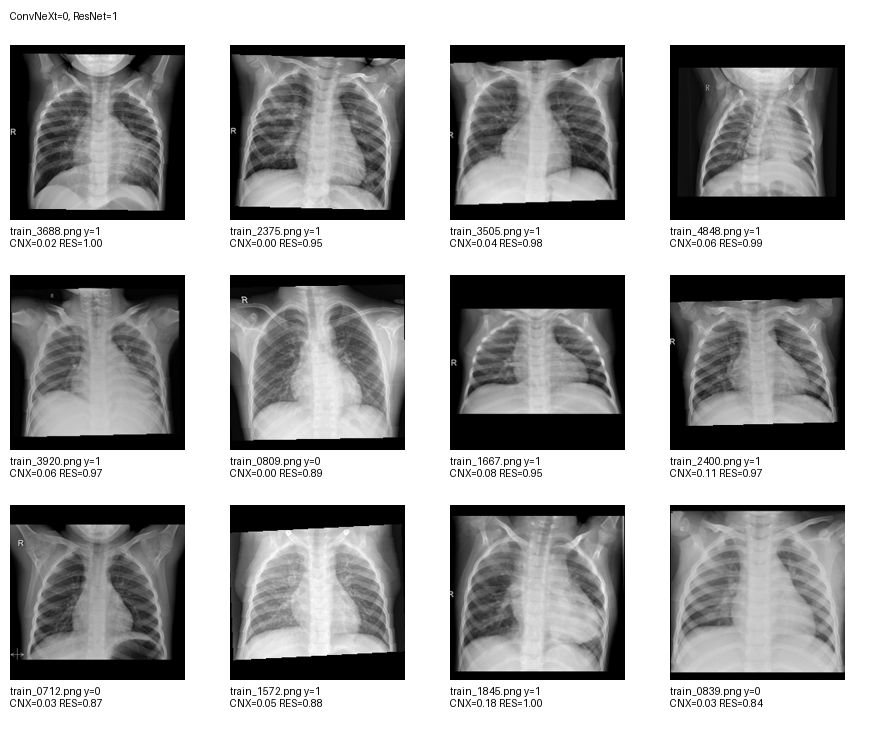
#> input picture reports/exp93_disagreement/cnx0_res1_representatives.png, 880 x 735 px, found by its file name
$ python -i run_exp93_disagreement_explanation.py   (imports and definitions only)
#> lines starting #> are read from the running program, lines starting #| are printed output that depends on the picture
import json
from pathlib import Path

import numpy as np
import pandas as pd
from PIL import Image, ImageDraw
from sklearn.linear_model import LogisticRegression
from sklearn.metrics import accuracy_score, balanced_accuracy_score
from sklearn.model_selection import StratifiedKFold, cross_val_predict
from sklearn.pipeline import make_pipeline
from sklearn.preprocessing import StandardScaler


PRED = Path("oof/preds")
REPORT = Path("reports/exp93_disagreement")
# [1 line not run here, left out]


def image_features(file_name):
    image = Image.open(Path("train") / file_name).convert("L")
    original_w, original_h = image.size
#> original_w = 880; original_h = 735
    arr = np.asarray(image.resize((256, 256)), dtype=np.float32) / 255.0
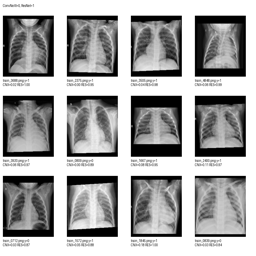
#> arr: shape (256, 256) float32; min 0, max 1, mean 0.647
    h, w = arr.shape
#> h = 256; w = 256
    cy0, cy1, cx0, cx1 = h // 4, 3 * h // 4, w // 4, 3 * w // 4
#> cy0 = 64; cy1 = 192; cx0 = 64; cx1 = 192
    center = arr[cy0:cy1, cx0:cx1]
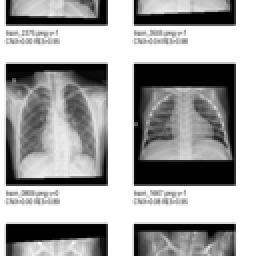
#> center: shape (128, 128) float32 (shown 2 times larger); min 0, max 1, mean 0.645
    border_mask = np.ones_like(arr, dtype=bool)
    border_mask[cy0:cy1, cx0:cx1] = False
    border = arr[border_mask]
    hist, _ = np.histogram(arr, bins=64, range=(0, 1), density=False)
#> hist = 64 values, max 24285 at index 63, min 166 at index 6, mean 1024
    p = hist / max(1, hist.sum())
#> p = 64 values, max 0.371 at index 63, min 0.00253 at index 6, mean 0.0156
    p = p[p > 0]
    entropy = float(-(p * np.log2(p)).sum())
#> entropy = 4.41
    gx = np.abs(np.diff(arr, axis=1)).mean()
#> gx = 0.0498
    gy = np.abs(np.diff(arr, axis=0)).mean()
#> gy = 0.0509
    left, right = arr[:, : w // 2], arr[:, w // 2 :]
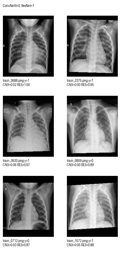
#> left: shape (256, 128) float32; min 0, max 1, mean 0.649
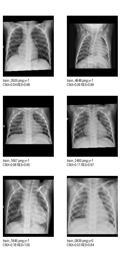
#> right: shape (256, 128) float32; min 0, max 1, mean 0.646
    top, bottom = arr[: h // 2], arr[h // 2 :]
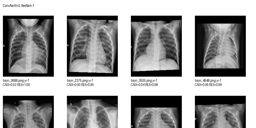
#> top: shape (128, 256) float32; min 0, max 1, mean 0.621
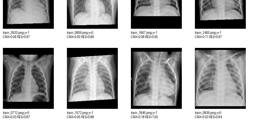
#> bottom: shape (128, 256) float32; min 0, max 1, mean 0.674
    p10, p90 = np.percentile(arr, [10, 90])
#> p10 = 0.00392; p90 = 1
    return {
        "mean": float(arr.mean()), "std": float(arr.std()),
        "p10": float(p10), "p90": float(p90), "dynamic_range": float(p90 - p10),
        "entropy": entropy, "gradient_x": float(gx), "gradient_y": float(gy),
        "center_mean": float(center.mean()), "border_mean": float(border.mean()),
        "center_border_delta": float(center.mean() - border.mean()),
        "left_right_diff": float(abs(left.mean() - right.mean())),
        "top_bottom_diff": float(abs(top.mean() - bottom.mean())),
        "aspect_ratio": float(original_w / original_h),
    }


# [92 lines left out: functions cohens_d, make_montage, main, not called in this run]


# [2 lines not run here, left out]

>>> result = image_features('../reports/exp93_disagreement/cnx0_res1_representatives.png')
#> result = 14 items
